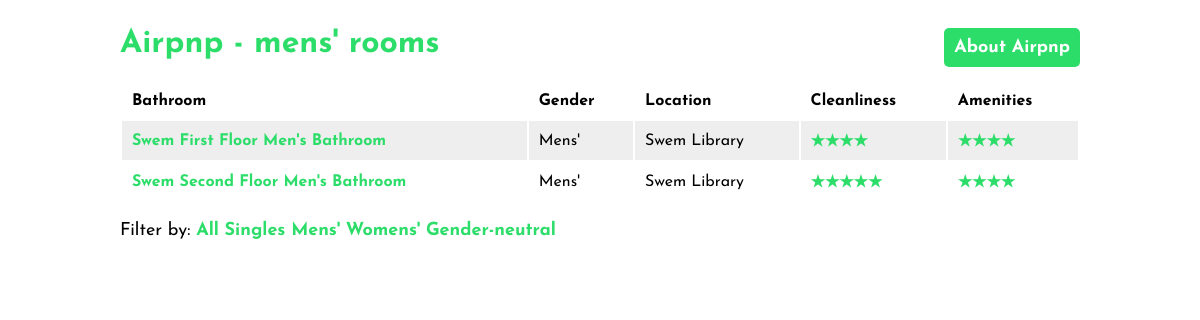
/bathrooms/?filtertype=mens, run on an earlier commit of the app's database.
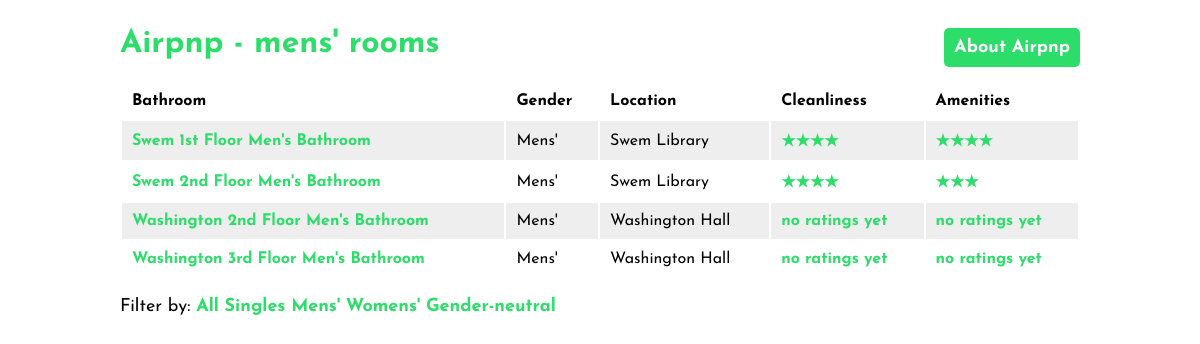
And on a later commit of the database.
### bathrooms/models.py (models this page shows, shortened)
class Bathroom(models.Model):
	name = models.CharField(max_length=100)
	gender = models.PositiveSmallIntegerField() # 0 = male; 1 = female; 2 = gender-neutral
	urinals = models.PositiveSmallIntegerField()
	stalls = models.PositiveSmallIntegerField()
	handicap_stalls = models.PositiveSmallIntegerField()
	sinks = models.PositiveSmallIntegerField()
	paper_towels = models.PositiveSmallIntegerField()
	hand_dryers = models.PositiveSmallIntegerField()
	windows = models.PositiveSmallIntegerField()
	location = models.ForeignKey(Location, on_delete=models.CASCADE)
	location_desc = models.CharField(max_length=300, blank=True)

class Location(models.Model):
	human_readable_location = models.CharField(max_length=100)
	google_maps_link = models.CharField(max_length=50)
	google_maps_embed = models.CharField(max_length=500)

### bathrooms/views.py (the view)
def list(request):
	bathroom_list = Bathroom.objects.all()
	heading = 'all bathrooms'
	filtertype = request.GET.get('filtertype')
	if filtertype == 'singles':
		bathroom_list = Bathroom.objects.filter(urinals=1)
		heading = 'single bathrooms'
	if filtertype == 'mens':
		bathroom_list = Bathroom.objects.filter(gender=0)
		heading = 'mens\' rooms'
	if filtertype == 'womens':
		bathroom_list = Bathroom.objects.filter(gender=1)
		heading = 'womens\' rooms'
	if filtertype == 'genderneutral':
		bathroom_list = Bathroom.objects.filter(gender=2)
		heading = 'gender neutral rooms'
	length = len(bathroom_list)
	ratings_list = []
	for bathroom in bathroom_list:
		ratings = Rating.objects.filter(bathroom__id=bathroom.id)
		numberRatings = getRatings(bathroom, ratings)
		starRatings = {
			'cleanliness': numToStars(numberRatings['cleanliness']),
			'amenities': numToStars(numberRatings['amenities']),
		}
		ratings_list.append(starRatings)
	return render(request, 'bathrooms/list.html', {
		'bathroom_list': zip(bathroom_list, ratings_list),
		'heading': heading,
		'length': length
	})

### bathrooms/views.py (called while the page is built)
def getRatings(bathroom, ratings):
	cleanliness_rating_sum = 0
	amenities_rating_sum = 0
	rating_n = 0
	for rating in ratings:
		cleanliness_rating_sum += rating.cleanliness_rating
		amenities_rating_sum += rating.amenities_rating
		rating_n += 1
	cleanliness_rating = 'no ratings yet'
	amenities_rating = 'no ratings yet'
	if rating_n > 0:
		cleanliness_rating = cleanliness_rating_sum / rating_n
		amenities_rating = amenities_rating_sum / rating_n
	return {
		'cleanliness': cleanliness_rating,
		'amenities': amenities_rating
	}

def numToStars(rating):
	if rating == 'no ratings yet':
		return rating
	rating = round(rating)
	string = ''
	for i in range(rating):
		string += '&#9733;'
	return string

### bathrooms/templates/bathrooms/list.html (shortened to what this page needs)
{% extends "bathrooms/template.html" %}
{% block content %}
<div id="title">
	<h1>Airpnp - {{ heading }}</h1>
	<p id="navbutton"><a href="{% url 'index' %}">About Airpnp</a></p>
</div>
{% if bathroom_list and length > 0%}
	<table>
		<tr>
			<th>Bathroom</th>
			<th>Gender</th>
			<th>Location</th>
			<th>Cleanliness</th>
			<th>Amenities</th>
		</tr>
	{% for bathroom, rating in bathroom_list %}
		<tr>
			<td><a href="{% url 'bathrooms:detail' bathroom.id %}">{{ bathroom.name }}</a></td>
			<td>
				{% if bathroom.gender == 0 %} Mens' {% endif %}
			</td>
			<td>{{ bathroom.location.human_readable_location }}</td>
			<td>{{ rating.cleanliness|safe|escape }}</td>
			<td>{{ rating.amenities|safe|escape }}</td>
		</tr>
	{% endfor %}
	</table>
{% else %}
<p>No bathrooms here :(</p>
<p>Unfortunately you'll have to take your business elsewhere.</p>
{% endif %}
<p>Filter by: <a href="{% url 'bathrooms:list' %}">All</a> <a href="{% url 'bathrooms:list' %}?filtertype=singles">Singles</a> <a href="{% url 'bathrooms:list' %}?filtertype=mens">Mens'</a> <a href="{% url 'bathrooms:list' %}?filtertype=womens">Womens'</a> <a href="{% url 'bathrooms:list' %}?filtertype=genderneutral">Gender-neutral</a>
{% endblock %}

What changed in the data, as far as the page shows it:
changed Bathroom: name "Swem First Floor Men's Bathroom" → "Swem 1st Floor Men's Bathroom"
changed Bathroom: name "Swem Second Floor Men's Bathroom" → "Swem 2nd Floor Men's Bathroom"; cleanliness "★★★★★" → "★★★★"; amenities "★★★★" → "★★★"
added Bathroom: name "Washington 2nd Floor Men's Bathroom", gender "Mens'", location.human_readable_location "Washington Hall", cleanliness "no ratings yet", amenities "no ratings yet"
added Bathroom: name "Washington 3rd Floor Men's Bathroom", gender "Mens'", location.human_readable_location "Washington Hall", cleanliness "no ratings yet", amenities "no ratings yet"
